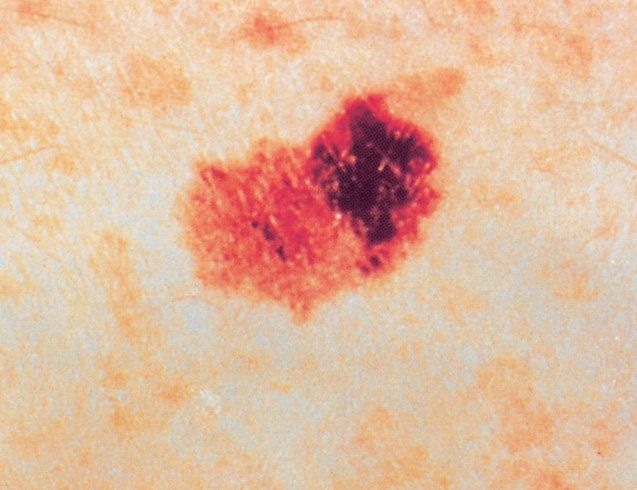
#> input picture Exercices/skin.jpeg, 637 x 490 px
$ jupyter execute FontanaEx5.ipynb
#> lines starting #> are read from the running program, lines starting #| are printed output that depends on the picture; after the words box and inside, x2 and y2 are one past the last pixel; in counts of white or black regions, pixels touching at a corner belong together
# Fontana Emanuele, Thresholding #

### Import library ###

[cell 1]
import cv2
import matplotlib.pyplot as plt

Low-Level processing

[cell 2]
img= cv2.imread('skin.jpeg')
#> img is the input picture: shape (490, 637, 3); mean B, G, R 159.5, 186, 226
original = img.copy()
img = cv2.cvtColor(img, cv2.COLOR_BGR2GRAY)
#> img: shape (490, 637)
print(img.shape)
#| (490, 637)
#adding a zero padding to the image
img = cv2.copyMakeBorder(img, 1, 1, 1, 1, cv2.BORDER_CONSTANT, value=0)
#> img: shape (492, 639)
smooth = cv2.medianBlur(img, 13)
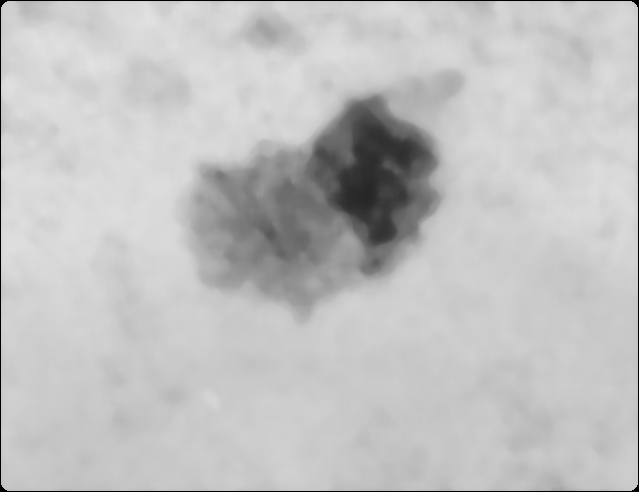
#> smooth: shape (492, 639); min 0, max 225, mean 193.4
#plot the two images
plt.subplot(121), plt.imshow(img, cmap='gray',vmin=0, vmax=255)
plt.title('Original'), plt.xticks([]), plt.yticks([])
plt.subplot(122), plt.imshow(smooth, cmap='gray',vmin=0, vmax=255)
plt.title('MedianFilter'), plt.xticks([]), plt.yticks([])
plt.show()
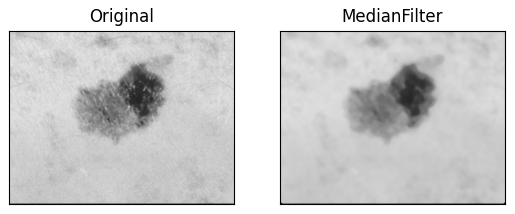
#> figure drawn by matplotlib, 2 panels
img=smooth

## Histogram of the filtered image ##

[cell 3]
histogram = cv2.calcHist([img], [0], None, [256], [0, 256])
#> histogram = 256 values, max 16371 at index 201, min 0 at index 1, mean 1228.1
plt.plot(histogram)
plt.title('Histogram')
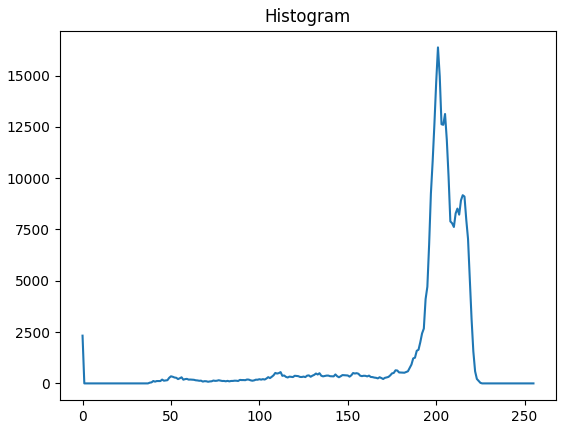
#> figure drawn by matplotlib, 1 panel; curve peaks at x = 201, y = 16371

According to me, the optimal threshold is about 190. Let's compare this with the Otsu method

[cell 4]
#personal thresholding
personalThreshold = 190
image = cv2.threshold(img.copy(), personalThreshold, 255, cv2.THRESH_BINARY)[1]
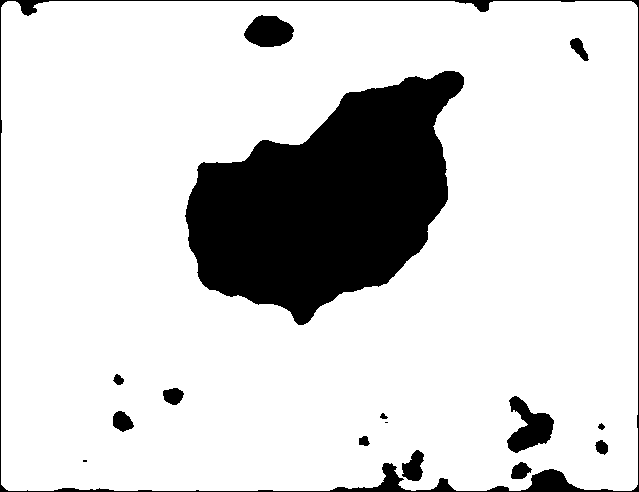
#> image: shape (492, 639); 83.6% white; 16 black regions (2 under 20 px), largest, box (x1, y1, x2, y2) and area: (185, 71, 464, 325) 42342, (0, 0, 639, 492) 4600, (507, 396, 554, 453) 1434
otsuThreshold, otsuImage = cv2.threshold(img.copy(), 0, 255,cv2.THRESH_OTSU)
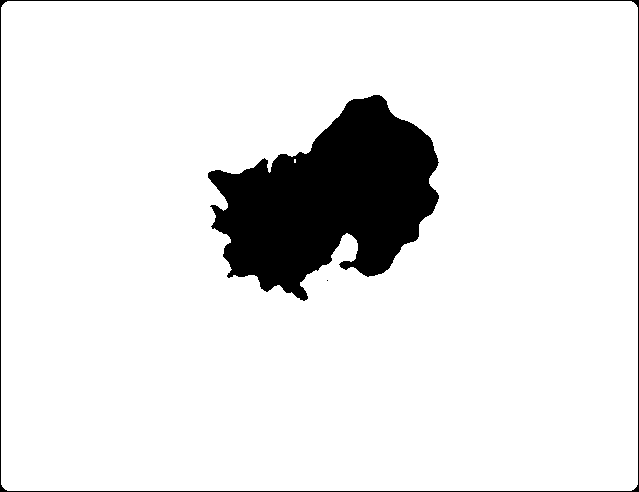
#> otsuImage: shape (492, 639); 90.4% white; 3 black regions (1 under 20 px), largest, box (x1, y1, x2, y2) and area: (208, 95, 439, 301) 27859, (0, 0, 639, 492) 2326
#> otsuThreshold = 150

#plot the two images
plt.subplot(121), plt.imshow(image, cmap='gray',vmin=0, vmax=255)
plt.title('Personal Thresholding'), plt.xticks([]), plt.yticks([])
plt.subplot(122), plt.imshow(otsuImage, cmap='gray',vmin=0, vmax=255)
plt.title(f"Otsu Thresholding:{otsuThreshold} "), plt.xticks([]), plt.yticks([])
plt.show()

Otsu method return a better threshold value, as expected

[cell 5]
binary_mask = otsuImage
new_image=img = cv2.copyMakeBorder(original, 1, 1, 1, 1, cv2.BORDER_CONSTANT, value=0)
colored = cv2.cvtColor(new_image, cv2.COLOR_BGR2RGB)
R, G, B = cv2.split(colored)
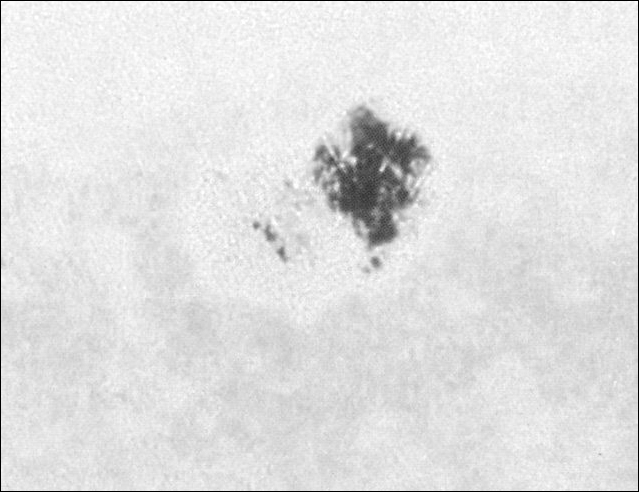
#> R: shape (492, 639); min 0, max 255, mean 224.4
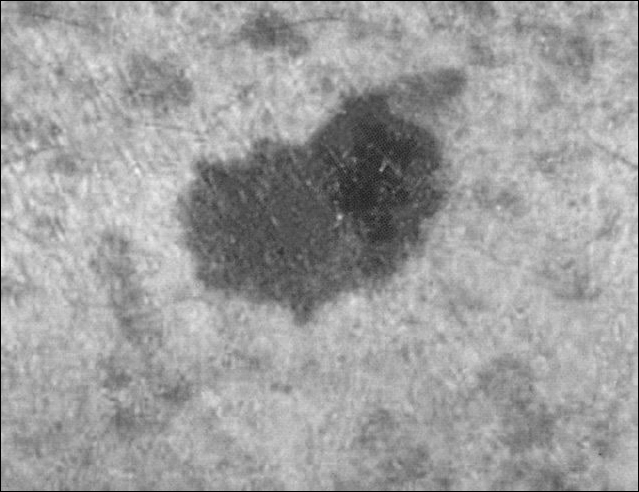
#> B: shape (492, 639); min 0, max 245, mean 158.3
R=R| binary_mask
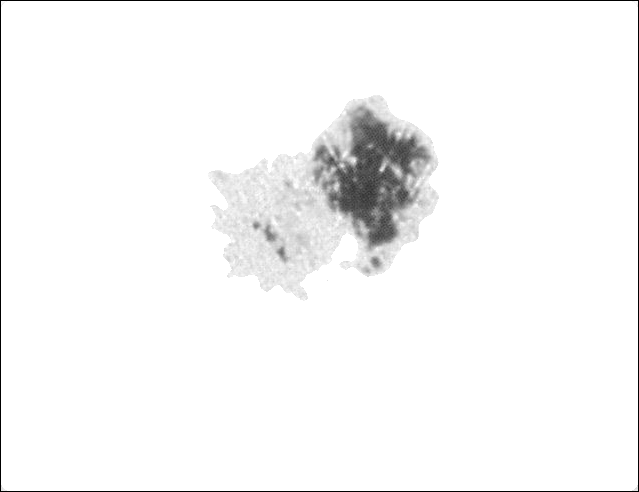
#> R: shape (492, 639); min 0, max 255, mean 247.2
G=G| binary_mask
B=B | binary_mask
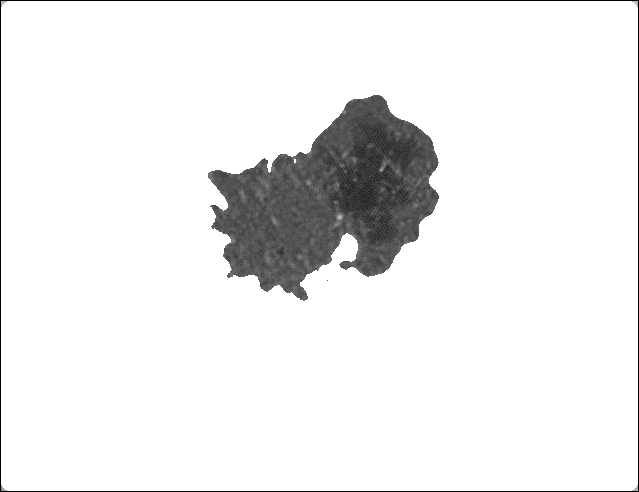
#> B: shape (492, 639); min 0, max 255, mean 237.7
new_image = cv2.merge((R, G, B))
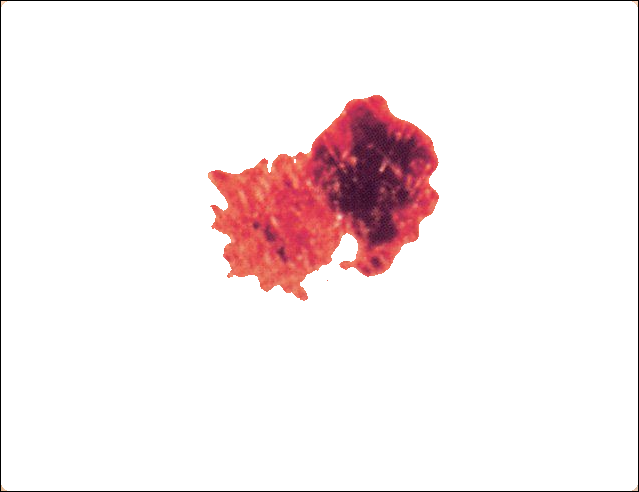
#> new_image: shape (492, 639, 3); mean R, G, B 247.2, 236.7, 237.7
plt.title('ROIs')
plt.imshow(new_image,vmin=0,vmax=255)
plt.show(plt.xticks([]), plt.yticks([]))

$ run again, with Exercices/man-face.jpeg copied over Exercices/skin.jpeg
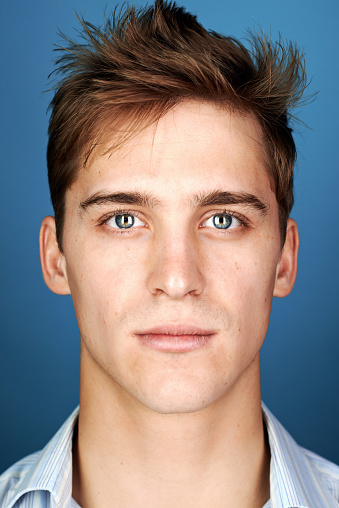
#> input picture Exercices/man-face.jpeg, 339 x 508 px
#> img is the input picture: shape (508, 339, 3); mean B, G, R 130.8, 130.2, 136.2
#| (508, 339)
#> histogram = 256 values, max 1981 at index 218, min 0 at index 1, mean 679.3
#> `image = cv2.threshold(img.copy(), personalThreshold, 255, cv2.THRESH_B..`:
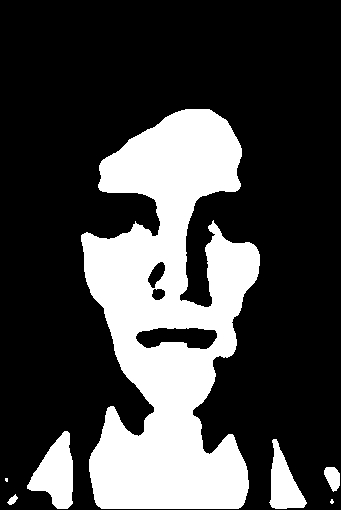
#> image: shape (510, 341); 26.8% white; 7 white regions (2 under 20 px), largest, box (x1, y1, x2, y2) and area: (81, 109, 260, 509) 42693, (27, 431, 73, 509) 2086, (269, 439, 307, 509) 1395, (324, 467, 340, 492) 282, (7, 494, 18, 505) 62
#> otsuImage: shape (510, 341); 45.2% white; 5 white regions, box (x1, y1, x2, y2) and area: (43, 102, 277, 509) 69773, (268, 417, 340, 509) 4337, (1, 419, 77, 509) 3986, (282, 238, 295, 270) 270, (275, 276, 292, 296) 245
#> otsuThreshold = 136
#> `new_image = cv2.merge((R, G, B))`:
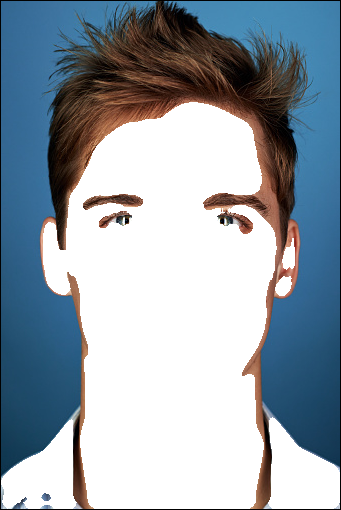
#> new_image: shape (510, 341, 3); mean R, G, B 148.8, 160.7, 171.1
